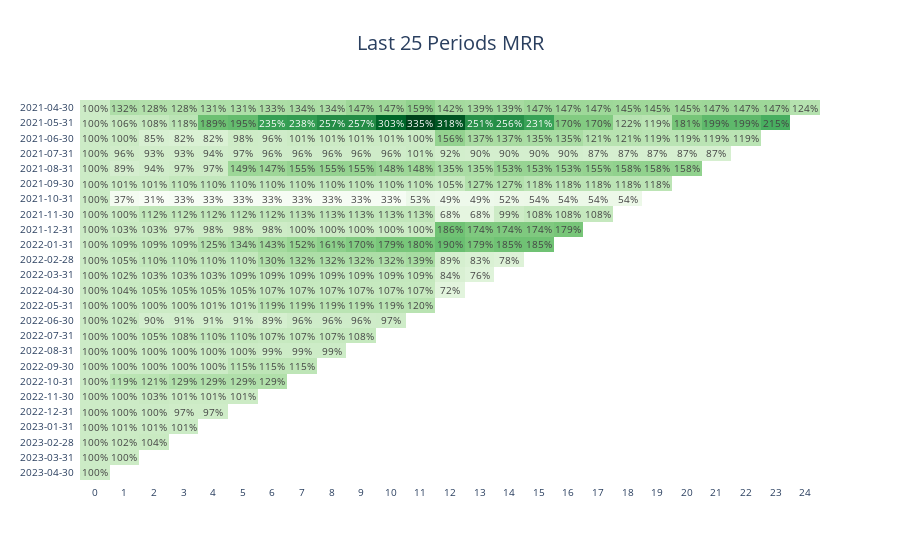

Write notebook code for a chart like this one.
### Markdown cell above
## The Easy Way

### Code cell
z_mrr = cohort_pivot_mrr.tail(date_periods).loc[:, x].values
z_starting = cohort_pivot_mrr.tail(date_periods).loc[:, x].values
z_starting = [z[0] for z in z_starting]
z_ret = [z[0]/z[1] for z in zip(z_mrr, z_starting)]

fig = go.Figure()
fig.add_trace(
    go.Heatmap(
        x=x,
        y=y,
        z=z_ret,
        hoverongaps=False,
        texttemplate="%{z:.0%}",
        colorscale="greens",
        showscale=False,
        showlegend=False,
        zmin=0.5,
        zmid=1,
        zmax=1.5,
    )
)
fig.update_traces(
    showscale=False
)
fig.update_coloraxes(
    showscale=False
)
fig.update_layout(
    plot_bgcolor="white",
    uniformtext_minsize=6,
    uniformtext_mode='hide',
    margin_pad=5,
    font={
        "size": 10
    },
    title={
        "text": "Last 25 Periods MRR",
        "font": {"size": 20},
        "x": 0.5
    }
)
fig.update_yaxes(
    type="category",
    autorange="reversed",
    tickfont={"size": 10}
)
fig.update_xaxes(
    type="category",
    tickfont={"size": 10}
)

### Figure 1 — Plotly figure (JSON) as saved in the notebook; plotly's stock layout.template omitted (floating-point values rounded to 4 significant figures; data arrays with more than 128 entries replaced by an {"elided": "..."} marker saying what was removed)
{"data": [{"colorscale": [[0, "rgb(247,252,245)"], [0.125, "rgb(229,245,224)"], [0.25, "rgb(199,233,192)"], [0.375, "rgb(161,217,155)"], [0.5, "rgb(116,196,118)"], [0.625, "rgb(65,171,93)"], [0.75, "rgb(35,139,69)"], [0.875, "rgb(0,109,44)"], [1, "rgb(0,68,27)"]], "hoverongaps": false, "showlegend": false, "showscale": false, "texttemplate": "%{z:.0%}", "type": "heatmap", "x": [0, 1, 2, 3, 4, 5, 6, 7, 8, 9, 10, 11, 12, 13, 14, 15, 16, 17, 18, 19, 20, 21, 22, 23, 24], "y": ["2021-04-30", "2021-05-31", "2021-06-30", "2021-07-31", "2021-08-31", "2021-09-30", "2021-10-31", "2021-11-30", "2021-12-31", "2022-01-31", "2022-02-28", "2022-03-31", "2022-04-30", "2022-05-31", "2022-06-30", "2022-07-31", "2022-08-31", "2022-09-30", "2022-10-31", "2022-11-30", "2022-12-31", "2023-01-31", "2023-02-28", "2023-03-31", "2023-04-30"], "z": {"elided": "25x25 float values"}}], "layout": {"coloraxis": {"showscale": false}, "font": {"size": 10}, "margin": {"pad": 5}, "plot_bgcolor": "white", "title": {"font": {"size": 20}, "text": "Last 25 Periods MRR", "x": 0.5}, "uniformtext": {"minsize": 6, "mode": "hide"}, "xaxis": {"tickfont": {"size": 10}, "type": "category"}, "yaxis": {"autorange": "reversed", "tickfont": {"size": 10}, "type": "category"}}}
